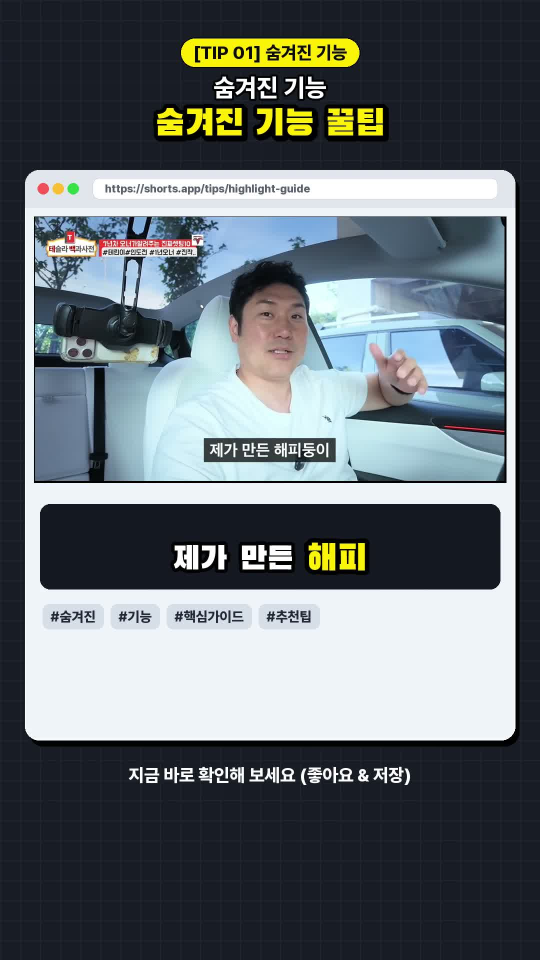
#> input picture assets/sample_frame.jpg, 1080 x 1920 px (shown at 1/2 size)
$ python -i inpainting.py   (imports and definitions only)   (older library calls are emulated)
#> lines starting #> are read from the running program, lines starting #| are printed output that depends on the picture
"""
AI Deep Learning Subtitle & Watermark Inpainting Engine using LaMa ONNX
Provides crystal-clear background and texture reconstruction without FFmpeg delogo blur smudges.
"""

import os
from pathlib import Path
from typing import Optional, Tuple, Callable
import cv2
import numpy as np
import onnxruntime as ort

MODEL_PATH = Path("assets/models/lama_fp32.onnx")

class LamaInpainter:
    _instance: Optional["LamaInpainter"] = None

    def __init__(self, model_path: Optional[str] = None):
        target_path = Path(model_path) if model_path else MODEL_PATH
        if not target_path.exists():
            raise FileNotFoundError(f"LaMa ONNX model not found at {target_path}")

        # Configure multi-threaded, optimized CPU execution
        sess_opts = ort.SessionOptions()
        cpu_threads = min(8, os.cpu_count() or 4)
        sess_opts.intra_op_num_threads = cpu_threads
        sess_opts.inter_op_num_threads = 2
        sess_opts.graph_optimization_level = ort.GraphOptimizationLevel.ORT_ENABLE_ALL
        sess_opts.execution_mode = ort.ExecutionMode.ORT_SEQUENTIAL

        self.session = ort.InferenceSession(
            str(target_path),
            sess_options=sess_opts,
            providers=["CPUExecutionProvider"]
        )
        self.input_size = (512, 512)

    # [319 lines left out: functions get_instance, extract_text_mask, inpaint_crop, inpaint_subtitle_region, inpaint_image_file, inpaint_video_subtitles, not called in this run]

>>> import cv2
>>> picture = cv2.imread('../assets/sample_frame.jpg', cv2.IMREAD_GRAYSCALE)
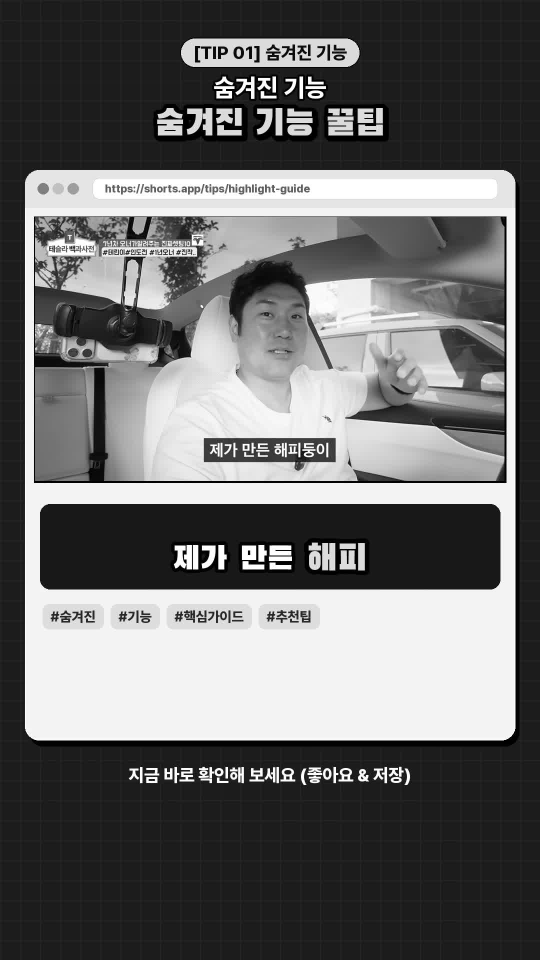
#> picture: shape (1920, 1080) (shown at 1/2 size); min 0, max 255, mean 106.8
#> (the run stopped early here; a loop or call above may not have finished)

$ run again, on assets/source_frame_16x9.jpg
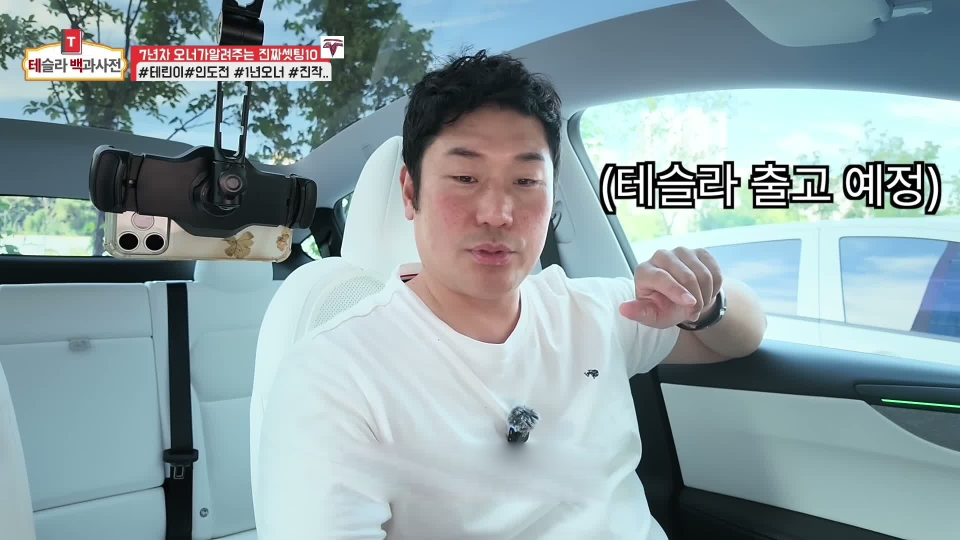
#> input picture assets/source_frame_16x9.jpg, 1920 x 1080 px (shown at 1/2 size)
#> `picture = cv2.imread('../assets/sample_frame.jpg', cv2.IMREAD_GRAYSCALE)`:
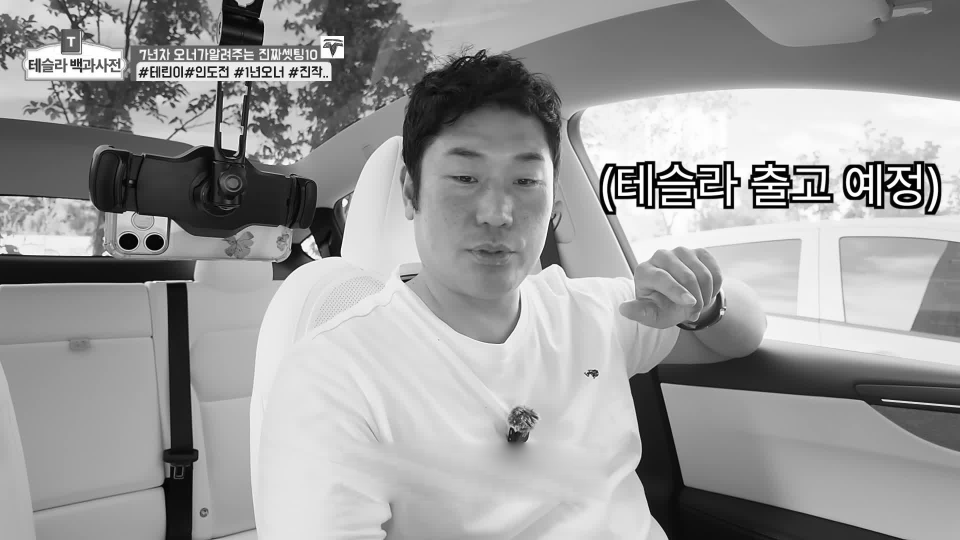
#> picture: shape (1080, 1920) (shown at 1/2 size); min 0, max 255, mean 154.7
